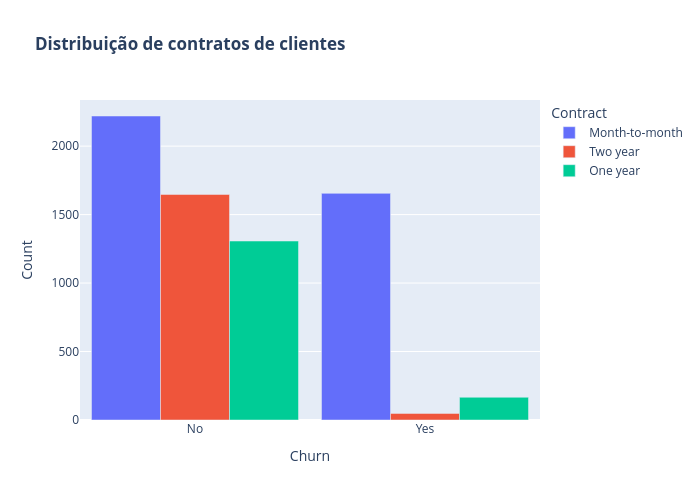

Notebook source saved alongside this figure:
### Code cell
d4=d4.to_pandas().reset_index()
fig4 = px.bar(d4,x="Churn",y="Count", color="Contract", barmode="group", title="<b>Distribuição de contratos de clientes<b>")
fig4.update_layout(width=700, height=500, bargap=0.1)
fig4.show()

### Figure 1 — Plotly figure (JSON) as saved in the notebook; plotly's stock layout.template omitted (floating-point values rounded to 4 significant figures)
{"data": [{"alignmentgroup": "True", "hovertemplate": "Contract=Month-to-month<br>Churn=%{x}<br>Count=%{y}<extra></extra>", "legendgroup": "Month-to-month", "marker": {"color": "#636efa", "pattern": {"shape": ""}}, "name": "Month-to-month", "offsetgroup": "Month-to-month", "orientation": "v", "showlegend": true, "textposition": "auto", "type": "bar", "x": ["No", "Yes"], "xaxis": "x", "y": [2220, 1655], "yaxis": "y"}, {"alignmentgroup": "True", "hovertemplate": "Contract=Two year<br>Churn=%{x}<br>Count=%{y}<extra></extra>", "legendgroup": "Two year", "marker": {"color": "#EF553B", "pattern": {"shape": ""}}, "name": "Two year", "offsetgroup": "Two year", "orientation": "v", "showlegend": true, "textposition": "auto", "type": "bar", "x": ["No", "Yes"], "xaxis": "x", "y": [1647, 48], "yaxis": "y"}, {"alignmentgroup": "True", "hovertemplate": "Contract=One year<br>Churn=%{x}<br>Count=%{y}<extra></extra>", "legendgroup": "One year", "marker": {"color": "#00cc96", "pattern": {"shape": ""}}, "name": "One year", "offsetgroup": "One year", "orientation": "v", "showlegend": true, "textposition": "auto", "type": "bar", "x": ["No", "Yes"], "xaxis": "x", "y": [1307, 166], "yaxis": "y"}], "layout": {"bargap": 0.1, "barmode": "group", "height": 500, "legend": {"title": {"text": "Contract"}, "tracegroupgap": 0}, "title": {"text": "<b>Distribuição de contratos de clientes<b>"}, "width": 700, "xaxis": {"anchor": "y", "autorange": true, "domain": [0, 1], "range": [-0.5, 1.5], "title": {"text": "Churn"}, "type": "category"}, "yaxis": {"anchor": "x", "autorange": true, "domain": [0, 1], "range": [0, 1.053], "title": {"text": "Count"}}}}
